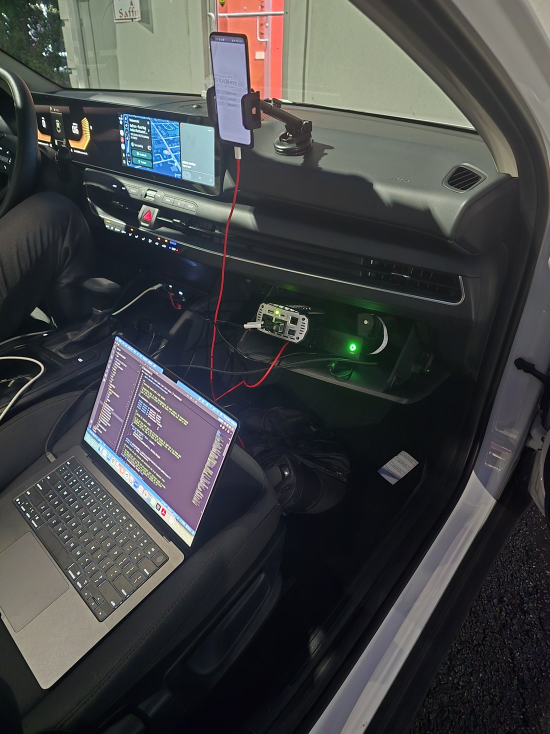
#> input picture paper/images/deployed_prototype_upright.jpg, 1100 x 1467 px, found by its file name (shown at 1/2 size)
$ python annotate_rig_photo.py
#> lines starting #> are read from the running program, lines starting #| are printed output that depends on the picture; after the words box and inside, x2 and y2 are one past the last pixel; in counts of white or black regions, pixels touching at a corner belong together
"""Label the rig photo in the image itself, so the caption does not carry a legend.

The photo is used whole rather than cropped. It is printed at roughly 1.9 inches
wide, so text set on it has to be large in pixels to survive the reduction: at
1100 px wide, a 6 pt label needs about 50 px of cap height. That is why the
labels are single words.
"""

from __future__ import annotations

from pathlib import Path

import cv2

IMAGES = Path("/Users/ankit_nash/Desktop/ankit_summer_2026/dsrc/paper/images")

WHITE = (255, 255, 255)
INK = (18, 18, 18)
FONT = cv2.FONT_HERSHEY_DUPLEX
SCALE = 1.9
THICK = 3
PAD = 12

# (text, the point it names, the label's anchor, which side the leader leaves from)
CALLOUTS = [
    ("phone", (522, 169), (690, 96), "left"),
    ("Jetson", (720, 667), (830, 560), "left"),
    ("inverter", (508, 619), (96, 556), "right"),
    ("laptop", (396, 990), (660, 940), "left"),
]


def draw(img, text, target, anchor, side):
    (tw, th), _ = cv2.getTextSize(text, FONT, SCALE, THICK)
    x, y = anchor
    x0, y0, x1, y1 = x, y, x + tw + 2 * PAD, y + th + 2 * PAD
    overlay = img.copy()
    cv2.rectangle(overlay, (x0, y0), (x1, y1), INK, -1)
    cv2.addWeighted(overlay, 0.85, img, 0.15, 0, img)
    cv2.rectangle(img, (x0, y0), (x1, y1), WHITE, 3, cv2.LINE_AA)
    cv2.putText(img, text, (x0 + PAD, y1 - PAD - 2), FONT, SCALE, WHITE, THICK, cv2.LINE_AA)
    start = (x0, (y0 + y1) // 2) if side == "left" else (x1, (y0 + y1) // 2)
    cv2.line(img, start, target, INK, 7, cv2.LINE_AA)
    cv2.line(img, start, target, WHITE, 3, cv2.LINE_AA)
    cv2.circle(img, target, 11, WHITE, -1, cv2.LINE_AA)


def main() -> None:
    img = cv2.imread(str(IMAGES / "deployed_prototype_upright.jpg")).copy()
#> img is the input picture: shape (1467, 1100, 3); mean B, G, R 68, 67.4, 65.9
    for text, target, anchor, side in CALLOUTS:
        draw(img, text, target, anchor, side)
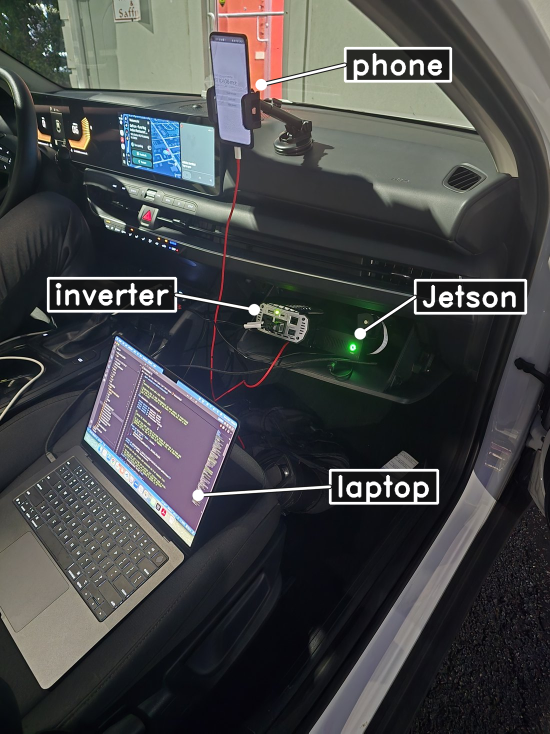
#> img: shape (1467, 1100, 3) (shown at 1/2 size); 4.76% of pixels changed, all inside (x1, y1, x2, y2) = (93, 93, 1055, 1010)
    out = IMAGES / "rig_dashboard.jpg"
    cv2.imwrite(str(out), img, [cv2.IMWRITE_JPEG_QUALITY, 93])
    print("wrote", out, img.shape, "aspect", round(img.shape[1] / img.shape[0], 2))
#| wrote /Users/ankit_nash/Desktop/ankit_summer_2026/dsrc/paper/images/rig_dashboard.jpg (1467, 1100, 3) aspect 0.75


if __name__ == "__main__":
    main()
